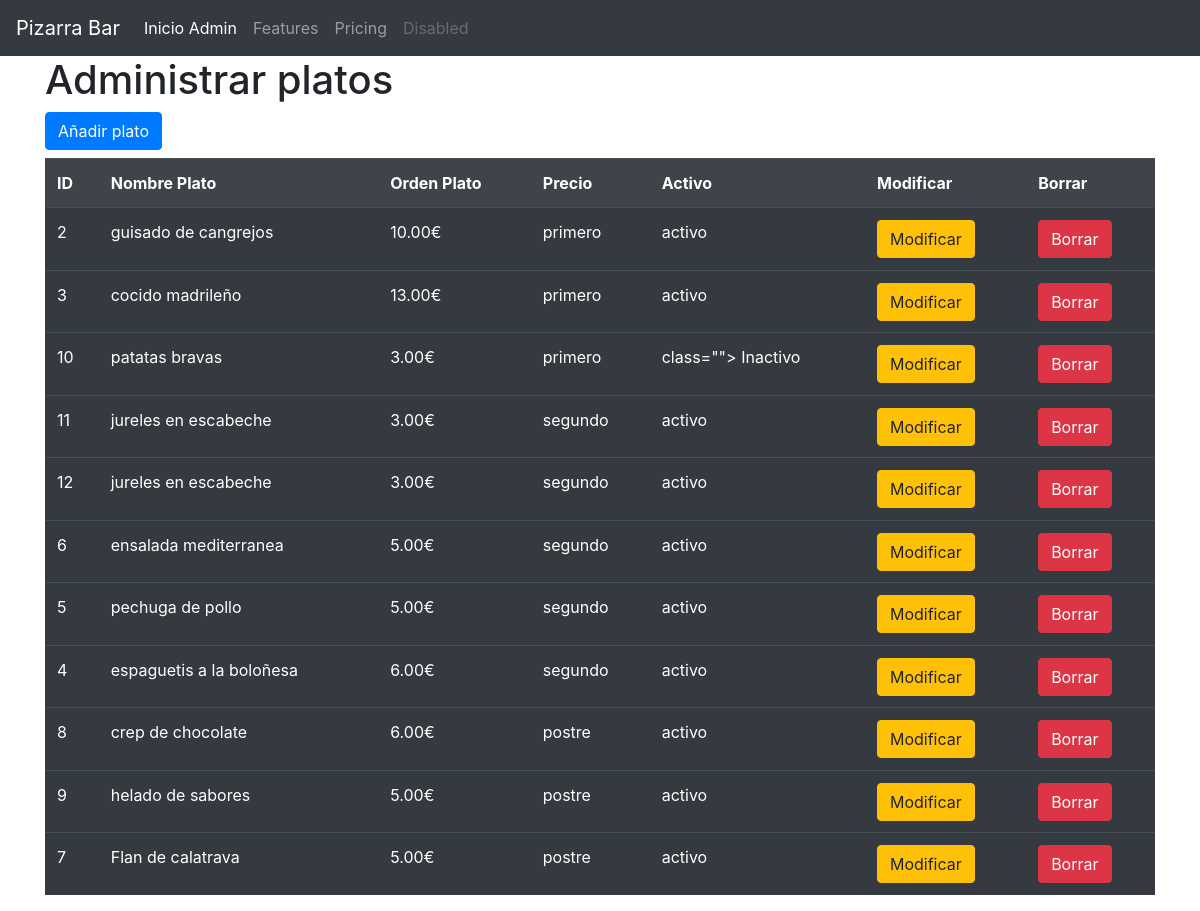
The page /admin/admin-platos.php on the database its author committed.
### tables this page shows
CREATE TABLE `platos` (
  `id` int(4) NOT NULL,
  `nombre_plato` varchar(100) NOT NULL,
  `precio_ud` float(4,2) NOT NULL,
  `orden_plato` enum('primero','segundo','postre') NOT NULL,
  `menu_activo` tinyint(1) NOT NULL
);

### admin/admin-platos.php (the view, shortened to what this page needs)
<?php include 'header.php' ?>
<?php include 'nav-admin.php' ?>
<?php
$host='localhost';
$usuario='root';
$clave = '';
$base ='webautogestionada';
$conex = mysqli_connect($host,$usuario,$clave, $base) or die('No se ha podido conectar con la base de datos');
mysqli_set_charset($conex,"utf8");
$sql= "SELECT * FROM platos ORDER BY orden_plato ";
$consulta = mysqli_query($conex, $sql);
?>
<div class="container">
<h1>Administrar platos</h1>
<a href="nuevo-plato.php"  class= "btn  btn-primary mb-2">Añadir plato</a>
<table class ="table table-striped table-dark">
 <tr>
   <th>ID</th>
    <th>Nombre Plato</th>
	 <th>Orden Plato</th>
	  <th>Precio</th>
	   <th>Activo</th>
	    <th>Modificar</th>
		 <th>Borrar</th>
 </tr>
 <?php
while ($fila = mysqli_fetch_array($consulta)) {
	echo '<tr>';
	echo '<td>'. $fila['id'].'</td>';
	echo '<td>'. $fila['nombre_plato'].'</td>';
	echo '<td>'. $fila['precio_ud'].'€</td>';
	echo '<td>'. $fila['orden_plato'].'</td>';
	if($fila['menu_activo']){
		echo '<td class=".bg-success"> activo </td>';
	}else{
		echo '<td> class=""> Inactivo </td>';
	}
	echo "<td><a href='modificar-plato.php?id=".$fila['id'].
	" ' class='btn btn-warning'>Modificar</a></td>";
	echo "<td><a href='borrar-plato.php?id=".$fila['id'].
	" ' class='btn btn-danger'>Borrar</a></td>";
	echo '<tr>';
}
?>
</table>
</div>
<?php include 'footer.php' ?>

### admin/header.php (shortened to what this page needs)
<!DOCTYPE html>
<html lang="es">
<head>
	<link rel="stylesheet" href="https://stackpath.bootstrapcdn.com/bootstrap/4.3.1/css/bootstrap.min.css">
	<link rel="stylesheet" type="text/css" href="style.css" />
</head>
<body>

### admin/nav-admin.php (shortened to what this page needs)
<nav class="navbar navbar-expand-lg navbar-dark bg-dark">
  <a class="navbar-brand" href="../">Pizarra Bar</a>
  <div class="collapse navbar-collapse" id="navbarNavAltMarkup">
    <div class="navbar-nav">
      <a class="nav-item nav-link active" href="#">Inicio Admin<span class="sr-only">(current)</span></a>
      <a class="nav-item nav-link" href="administrar-platos.php">Features</a>
      <a class="nav-item nav-link" href="#">Pricing</a>
      <a class="nav-item nav-link disabled" href="#" tabindex="-1" aria-disabled="true">Disabled</a>
    </div>
  </div>
</nav>

### admin/footer.php (shortened to what this page needs)
</body>
</html>

### rows shown on the page
platos: id "2", nombre_plato "guisado de cangrejos", precio_ud "10.00", orden_plato "primero", menu_activo "activo"
platos: id "3", nombre_plato "cocido madrileño", precio_ud "13.00", orden_plato "primero", menu_activo "activo"
platos: id "10", nombre_plato "patatas bravas", precio_ud "3.00", orden_plato "primero", menu_activo "class=\"\"> Inactivo"
platos: id "11", nombre_plato "jureles en escabeche", precio_ud "3.00", orden_plato "segundo", menu_activo "activo"
platos: id "12", nombre_plato "jureles en escabeche", precio_ud "3.00", orden_plato "segundo", menu_activo "activo"
platos: id "6", nombre_plato "ensalada mediterranea", precio_ud "5.00", orden_plato "segundo", menu_activo "activo"
platos: id "5", nombre_plato "pechuga de pollo", precio_ud "5.00", orden_plato "segundo", menu_activo "activo"
platos: id "4", nombre_plato "espaguetis a la boloñesa", precio_ud "6.00", orden_plato "segundo", menu_activo "activo"
platos: id "8", nombre_plato "crep de chocolate", precio_ud "6.00", orden_plato "postre", menu_activo "activo"
platos: id "9", nombre_plato "helado de sabores", precio_ud "5.00", orden_plato "postre", menu_activo "activo"
platos: id "7", nombre_plato "Flan de calatrava", precio_ud "5.00", orden_plato "postre", menu_activo "activo"
